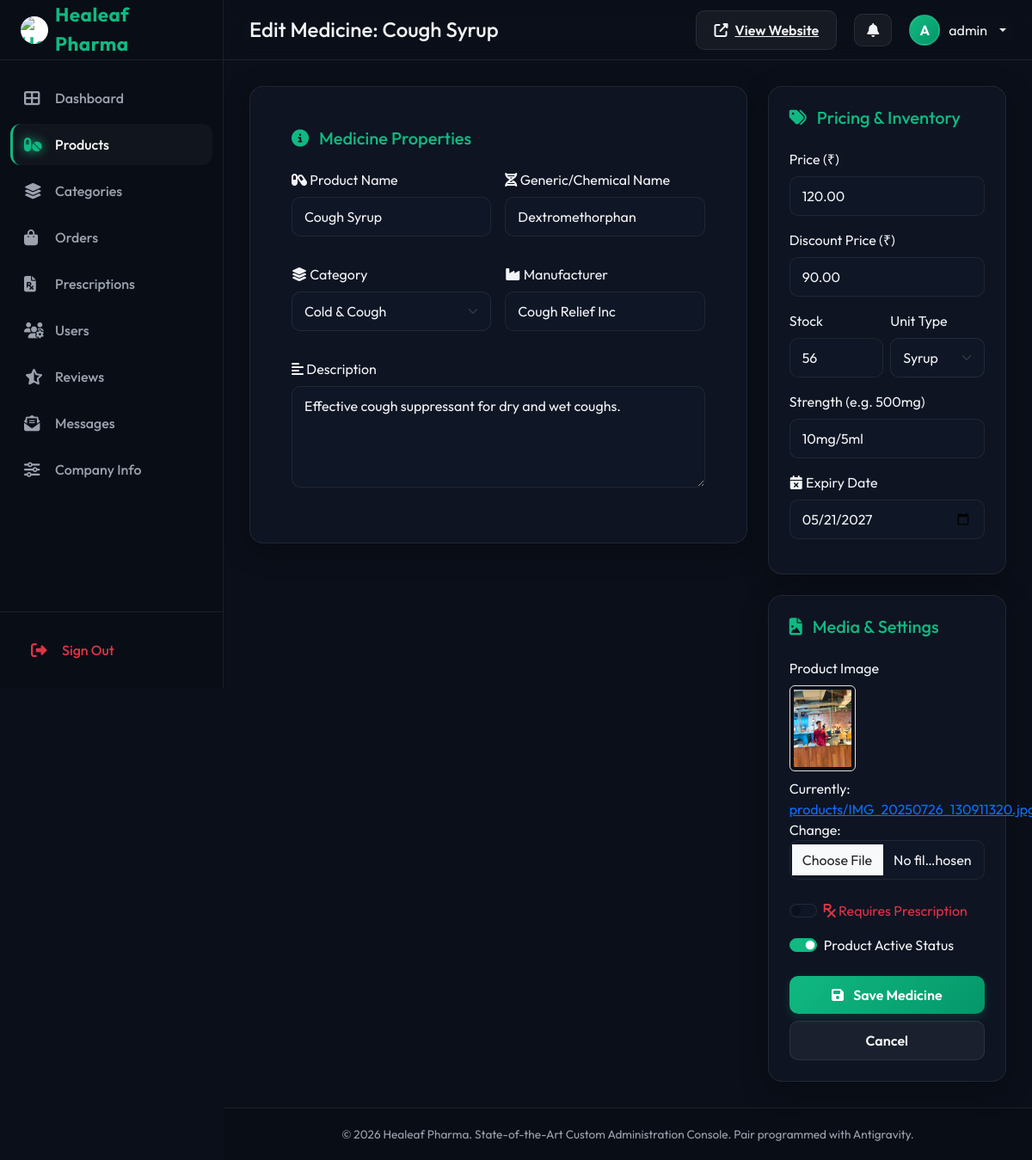
The page /admin-product/edit/98df0828-5ae1-416d-a2f1-972bdedcb761/ (signed in) on the database its author committed.
### newapp/models.py (models this page shows, shortened)
class Product(models.Model):
    UNIT_CHOICES = [
        ('tablet', 'Tablet'),
        ('capsule', 'Capsule'),
        ('syrup', 'Syrup'),
        ('injection', 'Injection'),
        ('cream', 'Cream'),
        ('powder', 'Powder'),
        ('other', 'Other'),
    ]
    id = models.UUIDField(primary_key=True, default=uuid.uuid4, editable=False)
    name = models.CharField(max_length=300)
    generic_name = models.CharField(max_length=300, blank=True)
    category = models.ForeignKey(Category, on_delete=models.CASCADE, related_name='products')
    description = models.TextField()
    price = models.DecimalField(max_digits=10, decimal_places=2, validators=[MinValueValidator(0)])
    discount_price = models.DecimalField(max_digits=10, decimal_places=2, null=True, blank=True)
    stock = models.IntegerField(default=0)
    unit = models.CharField(max_length=20, choices=UNIT_CHOICES, default='tablet')
    strength = models.CharField(max_length=100, blank=True)  # e.g., "500mg"
    manufacturer = models.CharField(max_length=200)
    expiry_date = models.DateField()
    requires_prescription = models.BooleanField(default=False)
    image = models.ImageField(upload_to='products/')
    rating = models.FloatField(default=0, validators=[MinValueValidator(0), MaxValueValidator(5)])
    is_active = models.BooleanField(default=True)
    created_at = models.DateTimeField(auto_now_add=True)
    updated_at = models.DateTimeField(auto_now=True)
    class Meta:
        ordering = ['-created_at']

### newapp/views.py (the view)
# urls.py: path('admin-product/edit/<uuid:product_id>/', views.admin_product_edit, name='admin_product_edit'),
def admin_product_edit(request, product_id):
    if not request.user.is_staff:
        return redirect('admin_login')
    product = get_object_or_404(Product, id=product_id)
    if request.method == 'POST':
        form = ProductForm(request.POST, request.FILES, instance=product)
        if form.is_valid():
            form.save()
            messages.success(request, 'Product updated successfully!')
            return redirect('admin_products')
    else:
        form = ProductForm(instance=product)
    return render(request, 'admin/product_form.html', {'form': form})

### newapp/templates/admin/product_form.html (shortened to what this page needs)
{% extends 'admin/base_admin.html' %}
{% block page_title %}{% if form.instance.pk %}Edit Medicine: {{ form.instance.name }}{% else %}Register New Product/Medicine{% endif %}{% endblock %}
{% block admin_content %}
<form method="post" enctype="multipart/form-data" class="row g-4 justify-content-center">
    <div class="col-xl-8 col-lg-10">
        <div class="glass-card p-5">
            <h5 class="mb-4 text-accent"><i class="fas fa-info-circle me-2"></i> Medicine Properties</h5>
            <div class="row g-3">
                <div class="col-md-6 mb-3">
                    <label for="{{ form.name.id_for_label }}" class="form-label"><i class="fas fa-capsules"></i> Product Name</label>
                    {{ form.name }}
                </div>
                <div class="col-md-6 mb-3">
                    <label for="{{ form.generic_name.id_for_label }}" class="form-label"><i class="fas fa-dna"></i> Generic/Chemical Name</label>
                    {{ form.generic_name }}
                </div>
                <div class="col-md-6 mb-3">
                    <label for="{{ form.category.id_for_label }}" class="form-label"><i class="fas fa-layer-group"></i> Category</label>
                    {{ form.category }}
                </div>
                <div class="col-md-6 mb-3">
                    <label for="{{ form.manufacturer.id_for_label }}" class="form-label"><i class="fas fa-industry"></i> Manufacturer</label>
                    {{ form.manufacturer }}
                </div>
                <div class="col-12 mb-3">
                    <label for="{{ form.description.id_for_label }}" class="form-label"><i class="fas fa-align-left"></i> Description</label>
                    {{ form.description }}
                </div>
            </div>
        </div>
    </div>
    <div class="col-xl-4 col-lg-10">
        <div class="row g-4">
            <div class="col-12">
                <div class="glass-card p-4">
                    <h5 class="mb-4 text-accent"><i class="fas fa-tags me-2"></i> Pricing & Inventory</h5>
                    <div class="mb-3">
                        <label for="{{ form.price.id_for_label }}" class="form-label">Price (₹)</label>
                        {{ form.price }}
                    </div>
                    <div class="mb-3">
                        <label for="{{ form.discount_price.id_for_label }}" class="form-label">Discount Price (₹)</label>
                        {{ form.discount_price }}
                    </div>
                    <div class="row g-2 mb-3">
                        <div class="col-6">
                            <label for="{{ form.stock.id_for_label }}" class="form-label">Stock</label>
                            {{ form.stock }}
                        </div>
                        <div class="col-6">
                            <label for="{{ form.unit.id_for_label }}" class="form-label">Unit Type</label>
                            {{ form.unit }}
                        </div>
                    </div>
                    <div class="mb-3">
                        <label for="{{ form.strength.id_for_label }}" class="form-label">Strength (e.g. 500mg)</label>
                        {{ form.strength }}
                    </div>
                    <div class="mb-3">
                        <label for="{{ form.expiry_date.id_for_label }}" class="form-label"><i class="fas fa-calendar-times"></i> Expiry Date</label>
                        {{ form.expiry_date }}
                    </div>
                </div>
            </div>
            <div class="col-12">
                <div class="glass-card p-4">
                    <h5 class="mb-4 text-accent"><i class="fas fa-file-image me-2"></i> Media & Settings</h5>
                    <div class="mb-4">
                        <label for="{{ form.image.id_for_label }}" class="form-label">Product Image</label>
                        {% if form.instance.image %}
                            <div class="mb-2">
                                <img src="{{ form.instance.image.url }}" alt="{{ form.instance.name }}" class="rounded img-thumbnail" style="max-height: 100px; background-color: var(--bg-primary);">
                            </div>
                        {% endif %}
                        {{ form.image }}
                    </div>
                    <div class="form-check form-switch mb-3">
                        {{ form.requires_prescription }}
                        <label class="form-check-label text-danger font-weight-bold" for="{{ form.requires_prescription.id_for_label }}">
                            <i class="fas fa-prescription"></i> Requires Prescription
                        </label>
                    </div>
                    <div class="form-check form-switch mb-3">
                        {{ form.is_active }}
                        <label class="form-check-label" for="{{ form.is_active.id_for_label }}">
                            Product Active Status
                        </label>
                    </div>
                    <div class="d-grid gap-2 mt-4">
                        <button type="submit" class="btn btn-accent btn-block">
                            <i class="fas fa-save me-2"></i> Save Medicine
                        </button>
                        <a href="{% url 'admin_products' %}" class="btn btn-glass btn-block">Cancel</a>
                    </div>
                </div>
            </div>
        </div>
    </div>
</form>
{% endblock %}

### newapp/templates/admin/base_admin.html (shortened to what this page needs)
<!DOCTYPE html>
<html lang="en">
<head>
    <link href="https://cdn.jsdelivr.net/npm/bootstrap@5.3.0/dist/css/bootstrap.min.css" rel="stylesheet">
    <link rel="stylesheet" href="https://cdnjs.cloudflare.com/ajax/libs/font-awesome/6.4.0/css/all.min.css">
</head>
<body>
    <div class="sidebar" id="adminSidebar">
        <a href="{% url 'admin_dashboard' %}" class="sidebar-brand d-flex align-items-center gap-2">
            <img src="https://content.jdmagicbox.com/comp/delhi/i5/011pxx11.xx11.241029190520.a4i5/logo/healeaf-pharma-pvt-ltd-patparganj-delhi-pharmaceutical-dealers-g3pzvut.jpg" alt="Healeaf Pharma Logo" class="rounded-circle bg-white p-0.5" style="width: 32px; height: 32px; object-fit: cover;">
            Healeaf Pharma
        </a>
        <ul class="sidebar-menu">
            <li class="sidebar-item">
                <a href="{% url 'admin_dashboard' %}" class="sidebar-link {% if request.resolver_match.url_name == 'admin_dashboard' %}active{% endif %}">
                    <i class="fas fa-th-large"></i> Dashboard
                </a>
            </li>
            <li class="sidebar-item">
                <a href="{% url 'admin_products' %}" class="sidebar-link {% if 'admin-product' in request.path %}active{% endif %}">
                    <i class="fas fa-pills"></i> Products
                </a>
            </li>
            <li class="sidebar-item">
                <a href="{% url 'admin_categories' %}" class="sidebar-link {% if 'admin-categor' in request.path %}active{% endif %}">
                    <i class="fas fa-layer-group"></i> Categories
                </a>
            </li>
            <li class="sidebar-item">
                <a href="{% url 'admin_orders' %}" class="sidebar-link {% if 'admin-order' in request.path %}active{% endif %}">
                    <i class="fas fa-shopping-bag"></i> Orders
                </a>
            </li>
            <li class="sidebar-item">
                <a href="{% url 'admin_prescriptions' %}" class="sidebar-link {% if 'admin-prescription' in request.path %}active{% endif %}">
                    <i class="fas fa-file-prescription"></i> Prescriptions
                </a>
            </li>
            <li class="sidebar-item">
                <a href="{% url 'admin_users' %}" class="sidebar-link {% if 'admin-user' in request.path %}active{% endif %}">
                    <i class="fas fa-users-cog"></i> Users
                </a>
            </li>
            <li class="sidebar-item">
                <a href="{% url 'admin_reviews' %}" class="sidebar-link {% if 'admin-review' in request.path %}active{% endif %}">
                    <i class="fas fa-star-half-alt"></i> Reviews
                </a>
            </li>
            <li class="sidebar-item">
                <a href="{% url 'admin_messages' %}" class="sidebar-link {% if 'admin-message' in request.path %}active{% endif %}">
                    <i class="fas fa-envelope-open-text"></i> Messages
                </a>
            </li>
            <li class="sidebar-item">
                <a href="{% url 'admin_company_settings' %}" class="sidebar-link {% if 'admin-company-settings' in request.path %}active{% endif %}">
                    <i class="fas fa-sliders-h"></i> Company Info
                </a>
            </li>
        </ul>
        <div class="sidebar-footer">
            <a href="{% url 'admin_logout' %}" class="sidebar-link text-danger">
                <i class="fas fa-sign-out-alt"></i> Sign Out
            </a>
        </div>
    </div>
    <div class="main-panel">
        <header class="admin-header">
            <div class="header-left">
                <h4 class="mb-0 font-weight-bold">{% block page_title %}Admin Control Panel{% endblock %}</h4>
            </div>
            <div class="header-right">
                <a href="{% url 'home' %}" class="btn-glass btn-sm d-flex align-items-center gap-2">
                    <i class="fas fa-external-link-alt"></i> View Website
                </a>
                <div class="dropdown">
                    <button class="btn-glass btn-sm d-flex align-items-center gap-2 position-relative dropdown-toggle no-caret" id="notificationDropdown" data-bs-toggle="dropdown" aria-expanded="false" style="padding: 10px 14px; border-radius: 10px;">
                        <i class="fas fa-bell"></i>
                    </button>
                </div>
                <div class="dropdown">
                    <div class="admin-profile dropdown-toggle" id="profileDropdown" data-bs-toggle="dropdown" aria-expanded="false">
                        <div class="admin-avatar">
                            {{ user.username|slice:":1"|upper }}
                        </div>
                        <span class="d-none d-md-inline">{{ user.username }}</span>
                    </div>
                </div>
            </div>
        </header>
        <main class="admin-content">
            {% block admin_content %}{% endblock %}
        </main>
        <footer class="admin-footer">
            <p class="mb-0">&copy; 2026 Healeaf Pharma. State-of-the-Art Custom Administration Console. Pair programmed with Antigravity.</p>
        </footer>
    </div>
</body>
</html>

### rows shown on the page
Product: instance.name "Cough Syrup", name "Cough Syrup", generic_name "Dextromethorphan", category "Cold & Cough", manufacturer "Cough Relief Inc", description "Effective cough suppressant for dry and wet coughs.", price "120.00", discount_price "90.00", stock "56", unit "Syrup", strength "10mg/5ml", expiry_date "05/21/2027", instance.image (picture), is_active "☑"

### other values the page prints
{{ user.username|slice:":1"|upper }} "A"
{{ user.username }} "admin"
